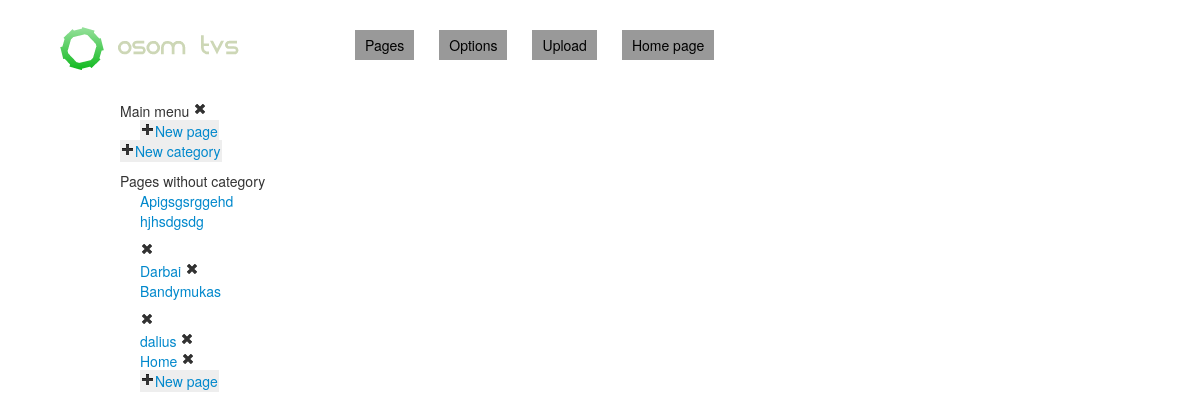
/CMS/CMS/page (signed in), run on an earlier commit of the app's database.
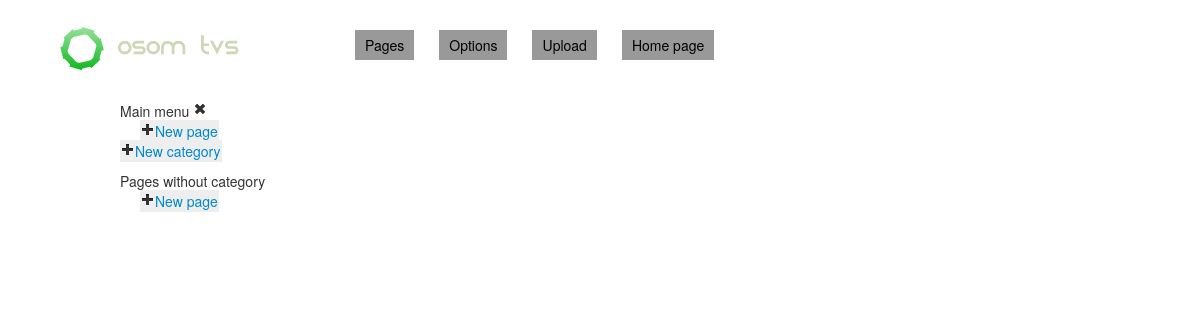
And on a later commit of the database.
### tables this page shows
CREATE TABLE `category` (
  `id` int(11) NOT NULL AUTO_INCREMENT,
  `title` varchar(50) NOT NULL,
  `name` varchar(50) NOT NULL,
  PRIMARY KEY (`id`)
);

CREATE TABLE `page` (
  `id` int(11) NOT NULL AUTO_INCREMENT,
  `title` varchar(100) NOT NULL,
  `name` varchar(100) NOT NULL,
  `content` text NOT NULL,
  `description` varchar(200) NOT NULL,
  `keywords` varchar(200) NOT NULL,
  `module` int(11) NOT NULL,
  `date` timestamp NOT NULL DEFAULT CURRENT_TIMESTAMP ON UPDATE CURRENT_TIMESTAMP,
  `lang` varchar(2) NOT NULL,
  PRIMARY KEY (`id`)
);

### CMS/core/loader.php (called while the page is built)
<?php
    class Loader {
        private $_controller;
        private $_action;
        private $_urlValues;
        public function __construct($urlValues) {
            $this->_urlValues = $urlValues;
            if ($this->_urlValues["controller"] == "") {
                $this->_controller = "MainController";
            } else {
                $this->_controller = ucfirst($this->_urlValues["controller"]) . "Controller";
            }
            if ($this->_urlValues["action"] == "") {
                $this->_action = "index";
            } else {
                $this->_action = $this->_urlValues["action"];
            }
        }
        public function createController() {
            if (class_exists($this->_controller)) {
                $parents = class_parents($this->_controller);
                if (in_array("BaseController", $parents)) {
                    if (method_exists($this->_controller, $this->_action)) {
                        return new $this->_controller($this->_action, $this->_urlValues);
                    } else {
                        echo "Bad action name";
                    }
                } else {
                    echo "Bad controller";
                }
            } else {
                echo "Bad URL";
            }
            return false;
        }
    }

### CMS/core/config.php (called while the page is built, shortened)
<?php
    require_once(CMS_PATH . "database/Database.php");
    require_once(CMS_PATH . "core/helpers.php");
    function autoLoader($class) {
        $matches = array();
        preg_match("/[A-Z][a-z]+$/", $class, $matches);
        $directory = strtolower($matches[0]) . "s";
        $filePath = CMS_PATH . "/" . $directory . "/" . $class . ".php";
        return false;
    }

### CMS/core/helpers.php (called while the page is built, shortened)
<?php
    function isAuthorized() {
        if (isset($_SESSION["logged_in"]) && $_SESSION["logged_in"] == true) {
            return true;
        }
        else {
            return false;
        }
    }

### CMS/controllers/BaseController.php (called while the page is built, shortened)
<?php
    class BaseController {
        private $_action = "";
        protected $template_dir = "views/";
        protected $vars = array();
        public function __construct($action, $urlValues) {
            $this->_action = $action;
			$this->lang = $urlValues["lang"];
        }
        public function executeAction() {
            return $this->{$this->_action}();
        }
        public function render($view_file) {
            self::render_view("template.php");
        }
        public function render_view($view_file) {
            require_once(CMS_PATH . $this->template_dir . $view_file);
        }
        public function __set($name, $value) {
            $this->vars[$name] = $value;
        }
        public function __get($name) {
            return $this->vars[$name];
        }
    }

### CMS/controllers/PageController.php (called while the page is built, shortened)
<?php
class PageController extends BaseController {
    public function index() {
        $this->categories = CategoryModel::selectCategoriesAndPages($this->lang);
        $this->pages = PageModel::selectPagesWithoutCategory();
        $this->render("page/index.php");
    }
}

### CMS/database/Database.php (called while the page is built, shortened)
<?php
	class Database {
		private static function initConnection() {
			try {
				$dbh = new PDO('mysql:host=localhost;dbname=' . MYSQLDATABASE,
					MYSQLUSER, MYSQLPASSWORD, array(PDO::ATTR_PERSISTENT => true,
                        PDO::ATTR_ERRMODE => PDO::ERRMODE_WARNING));
			} catch(PDOException $e) {
				echo $e->getMessage();
			}
			return $dbh;
		}
		public static function selectAllElements($table, $order = null) {
			$query = "SELECT * FROM " . $table;
			$result = self::executeQuery($query);
			return $result->fetchAll(PDO::FETCH_ASSOC);
		}
        public static function selectElementsWithLeftJoin($tableLeft, array $tablesRight, array $conditions, $order = NULL) {
            $query = "SELECT * FROM " . $tableLeft;
            foreach ($tablesRight as $tableRight) {
                $query .= " LEFT JOIN " . $tableRight["table"] . " ON ";
                $query .= $tableRight["joinOn"];
            }
            $query .= " WHERE " . self::assocArrayToString($conditions);
            $result = self::executeQuery($query, self::createParametersArray(null, $conditions));
            return $result->fetchAll(PDO::FETCH_ASSOC);
        }
		private static function createParametersArray($elementData, $conditions = null) {
			$parameters = array();
			if($conditions) {
				foreach($conditions as $key => $value) {
					$value = preg_replace("/^!/", "", $value);
					$parameters[str_replace(".", "_", $key) . "_condition"] = $value;
				}
			}
			return $parameters;
		}
		private static function executeQuery($query, $parameters = null, &$dbh = NULL) {
		    $dbh = self::initConnection();
			$sth = $dbh->prepare($query);
			if($parameters) {
				$parametersKeys = array_keys($parameters);
				foreach($parametersKeys as $key) {
					$sth->bindParam(":" . $key, $parameters[$key]);
				}
			}
            $sth->execute();
			return $sth;
		}
        private static function assocArrayToString(array $data) {
            $arrayKeys = array_keys($data);
            $lastArrayKey = end($arrayKeys);
            $string = "";
            foreach ($arrayKeys as $key) {
                $string .= $key;
                $string .= " " . $data[$key];
                if ($key != $lastArrayKey) {
                    $string .= " AND ";
                }
            }
            return $string;
        }
    }

### CMS/models/CategoryModel.php (called while the page is built, shortened)
<?php
    class CategoryModel extends BaseModel {
        private static $table = "category";
        public static function selectAllCategories() {
            return Database::selectAllElements(self::$table);
        }
        public static function selectCategoriesAndPages($lang) {
            $categories = self::selectAllCategories();
            $categoriesWithName = array();
            foreach ($categories as $category) {
                $name = $category["name"];
                $categoriesWithName[$name] = $category;
                $pages = PageModel::selectPagesFromCategory($category["id"], $lang);
                $categoriesWithName[$name]["pages"] = $pages;
            }
            return $categoriesWithName;
        }
    }

### CMS/models/PageModel.php (called while the page is built, shortened)
<?php
    class PageModel extends BasePageModel {
        public static function selectPagesWithoutCategory() {
            $categoryPageTable = array("table" => "category_page", "joinOn" => "category_page.page = page.id");
            $subpageTable = array("table" => "subpage", "joinOn" => "subpage.page = category_page.page");
            $tables = array($categoryPageTable, $subpageTable);
            $conditions = array("subpage.page" => "IS NULL", "category_page.page" => "IS NULL");
            $pages = Database::selectElementsWithLeftJoin("page", $tables, $conditions);
            $pagesWithSubpages = array();
            foreach ($pages as $page) {
                $page["subpages"] = PageModel::selectSubpages($page["id"]);
                $pagesWithSubpages[] = $page;
            }
            return $pagesWithSubpages;
        }
    }

### CMS/views/page/index.php (the view, shortened to what this page needs)
<ul id="categories" class="unstyled">
    <?php foreach ($this->categories as $category): ?>
        <li>
            <?=$category["title"]?>
            <a href="<?=ABSOLUTE_PATH?><?=$this->lang?>/category/delete/<?=$category["id"]?>"><i class="icon-remove"></i></a>
        </li>
        <ul class="category unstyled">
            <li class="create"><i class="icon-plus"></i><a href="<?=ABSOLUTE_PATH?><?=$this->lang?>/page/create/<?=$category["id"]?>"><?=_("New page")?></a></li>
        </ul>
    <?php endforeach ?>
    <li class="create"><i class="icon-plus"></i><a href="<?=ABSOLUTE_PATH?><?=$this->lang?>/category/create"><?=_("New category")?></a></li>
</ul>
<?=_("Pages without category")?>
<ul class="category unstyled">
    <?php foreach ($this->pages as $page): ?>
    <li>
        <a href="<?=ABSOLUTE_PATH?><?=$this->lang?>/page/update/<?=$page["id"]?>"><?=$page["title"]?></a>
        <a href="<?=ABSOLUTE_PATH?><?=$this->lang?>/page/delete/<?=$page["id"]?>"><i class="icon-remove"></i></a>
    </li>
    <?php endforeach; ?>
    <li class="create"><i class="icon-plus"></i><a href="<?=ABSOLUTE_PATH?><?=$this->lang?>/page/create"><?=_("New page")?></a></li>
</ul>

### CMS/index.php (shortened to what this page needs)
<?php
    require_once("core/config.php");
    require_once(CMS_PATH . "core/loader.php");
    $loader = new Loader($_GET);
    $controller = $loader->createController();
    if($controller) {
        if(isAuthorized() || $controller->checkAction("login")) {
            $controller->executeAction();
        } else {
            redirect("main/login");
        }
    }

### CMS/views/template.php (shortened to what this page needs)
<!DOCTYPE html>
<html lang="en">
<head>
    <link rel="stylesheet" href="<?=ABSOLUTE_PATH?>views/style/css/reset.css" type="text/css" media="all" />
    <link rel="stylesheet" href="<?=ABSOLUTE_PATH?>views/style/css/style.css" type="text/css" media="all" />
	<link rel="stylesheet" href="<?=ABSOLUTE_PATH?>views/style/css/bootstrap.css" type="text/css" media="all" />
</head>
<body>
	<div id="header">
		<div id="logo">
		</div>
		<ul id="menu">
			<li><a href="<?=ABSOLUTE_PATH?><?=$this->lang?>/page/index">Pages</a></li>
            <li><a href="<?=ABSOLUTE_PATH?><?=$this->lang?>/site/index"><?=_("Options")?></a></li>
            <li><a href="<?=ABSOLUTE_PATH?><?=$this->lang?>/upload/index"><?=_("Upload")?></a></li>
            <li><a href="<?=ABSOLUTE_PATH?><?=$this->lang?>/home/index"><?=_("Home page")?></a></li>
		</ul>
	</div>
	<div id="main">
		<?php $this->render_view($this->view_file) ?>
	</div>
</body>
</html>

### CMS/views/style/css/style.css (style rules this page uses)
html, body { min-height: 100% !important; height: 100%; }
body { background: black; color: #FFF; }
a { text-decoration: none; color: #000; }
#header { width: 100%; height: 100px; border-bottom: 1px solid white; }
#logo { float: left; margin-left: 50px; width: 200px; height: 100px; background: url(../images/osom-tvs.png) no-repeat center center; }
#menu { float: left; position: relative; top: 30px; left: 80px; }
#menu li { background: #999; color: #000; float: left; margin-left: 25px; }
#menu li a { display: block; padding: 5px 10px; text-decoration: none; color: #000; }
#menu li:first-child { margin-left: 0; }
.create { display: inline; background-color: #EEE; padding: 1px; }
.category li { margin-left: 20px; }
#main { width: 80%; margin: 0 auto; }

What changed in the data, as far as the page shows it:
removed page: title "Apigsgsrggehd hjhsdgsdg"
removed page: title "Darbai"
removed page: title "Bandymukas"
removed page: title "dalius"
removed page: title "Home"
